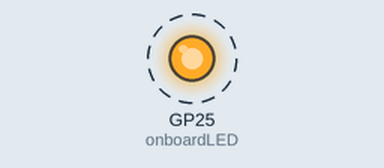
Bench run of a program on a simulated Raspberry Pi Pico running MicroPython. Shown: output pins drawn as LEDs (lit = HIGH). Dashed ring = blinking.

Above: at 0.2 s.
Timing chart, 0 to 3.0 s (numbered marks = the images above):
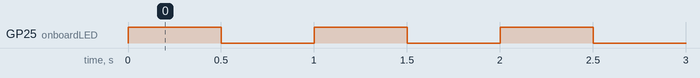

The program:

blink_internal_LED.py
```python
# Let it Glow Advent Calendar - Day 1
# Toggle the internal LED on and off
# Lori Pfahler
# December 1, 2023

from machine import Pin
from utime import sleep

# setup onboard LED
onboardLED = Pin(25, Pin.OUT)

# blink away
while True:
    onboardLED.toggle()
    sleep(0.5)
    
```

Measured:
- by itself, GP25 (onboardLED): alternates HIGH for 0.50 s and LOW for 0.50 s
